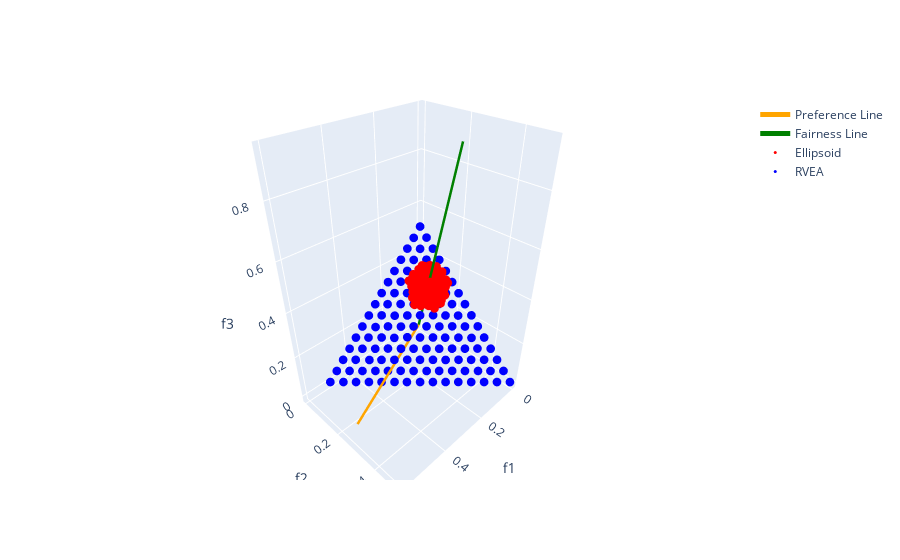

This figure's notebook cell:
### Code cell
# PF.
pf = problem.pareto_front(ref_dirs)

fig = go.Figure()

fig.add_trace(go.Scatter3d(
    x=pf[:,0], y=pf[:,1], z=pf[:,2],
    mode="markers",
    marker=dict(size=1, color="black"),
    name="Pareto front"
))

# Preference line.
fig.add_trace(go.Scatter3d(
    x=[0, ref_dir[0]], y=[0, ref_dir[1]], z=[0, ref_dir[2]],
    mode="lines", line=dict(color="orange", width=5),
    name="Preference Line"
))

# Fairness line.
fig.add_trace(go.Scatter3d(
    x=[0, fair[0]], y=[0, fair[1]], z=[0, fair[2]],
    mode="lines", line=dict(color="green", width=5),
    name="Fairness Line"
))

# Ellipsoid.
fig.add_trace(go.Scatter3d(
    x=res.F[:,0], y=res.F[:,1], z=res.F[:,2],
    mode="markers", marker=dict(color="red", size=3),
    name="Ellipsoid"
))

# RVEA.
fig.add_trace(go.Scatter3d(
    x=res_r.F[:,0], y=res_r.F[:,1], z=res_r.F[:,2],
    mode="markers", marker=dict(color="blue", size=3),
    name="RVEA"
))

fig.update_layout(scene=dict(
    xaxis_title="f1",
    yaxis_title="f2",
    zaxis_title="f3"
))

fig.show()
